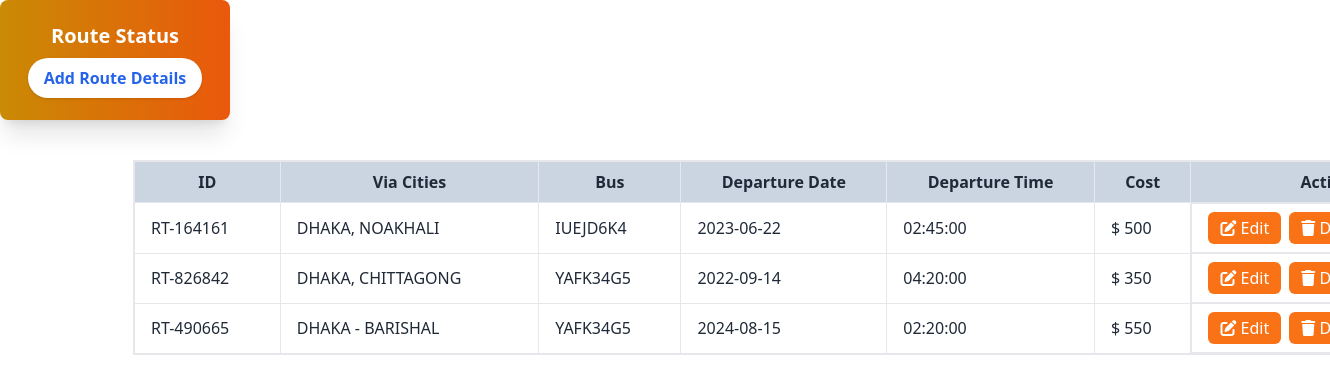
The page /AdminPanle/pages/routes.php on the database as committed earlier.
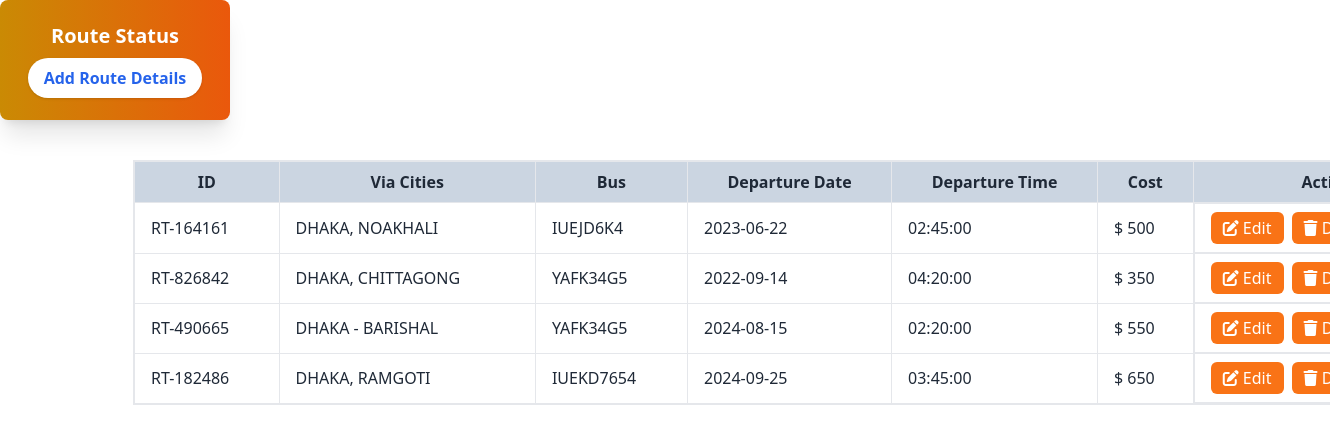
The same page on the database as committed later.
### tables this page shows
CREATE TABLE `routes` (
  `id` int(100) NOT NULL,
  `route_id` varchar(255) NOT NULL,
  `bus_no` varchar(255) NOT NULL,
  `route_cities` varchar(255) NOT NULL,
  `route_dep_date` date NOT NULL,
  `route_dep_time` time NOT NULL,
  `route_step_cost` int(100) NOT NULL,
  `route_created` datetime NOT NULL DEFAULT current_timestamp()
);

### AdminPanle/pages/routes.php (the view, shortened to what this page needs)
<?php
$conn = mysqli_connect("localhost", "root", "", "shohoz_bus");
$sql = "SELECT * FROM routes";
$result = $conn->query($sql);
?>
<!DOCTYPE html>
<html lang="en">
<head>
    <link href="https://cdn.jsdelivr.net/npm/daisyui@4.12.14/dist/full.min.css" rel="stylesheet" type="text/css" />
    <link href="https://cdn.jsdelivr.net/npm/flowbite@2.5.2/dist/flowbite.min.css" rel="stylesheet" />
    <script src="https://cdn.tailwindcss.com"></script>
</head>
<body>
    <section>
        <div>
            <div class="bg-gradient-to-r from-yellow-600 to-orange-600 w-[230px] h-[120px] shadow-xl rounded-lg flex flex-col items-center justify-center p-4 text-white">
                <h2 class="font-semibold text-xl">Route Status</h2>
                <button id="openAddRoute" class="mt-2 font-semibold px-4 py-2 bg-white text-blue-600 rounded-full shadow hover:bg-gray-100">Add Route Details</button>
            </div>
        </div>
        <div class="overflow-x-auto mt-10 ml-[10%] w-full mb-6">
            <table class="min-w-full border-2 border-gray-200 table-auto border-collapse">
                <thead>
                    <tr class="bg-slate-300">
                        <th class="px-4 py-2 border">ID</th>
                        <th class="px-4 py-2 border">Via Cities</th>
                        <th class="px-4 py-2 border">Bus</th>
                        <th class="px-4 py-2 border">Departure Date</th>
                        <th class="px-4 py-2 border">Departure Time</th>
                        <th class="px-4 py-2 border">Cost</th>
                        <th class="px-4 py-2 border">Action</th>
                    </tr>
                </thead>
                <tbody>
                <?php
                    if ($result->num_rows > 0) {
                        while ($row = $result->fetch_assoc()) {
                            echo "<tr class = 'hover:bg-slate-300'>
                                <td class='border px-4 py-2'>{$row['route_id']}</td>
                                <td class='border px-4 py-2'>{$row['route_cities']}</td>
                                <td class='border px-4 py-2'>{$row['bus_no']}</td>
                                <td class='border px-4 py-2'>{$row['route_dep_date']}</td>
                                <td class='border px-4 py-2'>{$row['route_dep_time']}</td>
                                <td class='border px-4 py-2'>$ {$row['route_step_cost']}</td>
                                <td class='px-4 flex gap-2 py-2 border text-center'>
                                    <button id='editButton' class='text-white rounded-md px-3 py-1 bg-orange-500'
                                        data-id='{$row['route_id']}'
                                        data-cities='{$row['route_cities']}'
                                        data-bus='{$row['bus_no']}'
                                        data-date='{$row['route_dep_date']}'
                                        data-time='{$row['route_dep_time']}'
                                        data-cost='{$row['route_step_cost']}'
                                    >
                                        <i class='fas fa-edit'></i> Edit
                                    </button>
                                    <a href='dashboard.php?pages=routes&deleteId={$row['id']}' data-tip='Delete Routes' id='deleteButton' class='text-white rounded-md px-3 py-1 bg-orange-500'>
                                        <i class='fas fa-trash'></i> Delete
                                    </a>
                                </td>
                            </tr>";
                        }
                    } else {
                        echo "<tr><td colspan='6' class='text-center py-4'>No routes found.</td></tr>";
                    }
                    ?>
                </tbody>
            </table>
        </div>
    </section>
</body>
</html>

Rows that differ between the two databases and show on the page:
added routes: route "RT-182486", route_cities "DHAKA, RAMGOTI", bus_no "IUEKD7654", route_dep_date "2024-09-25", route_dep_time "03:45:00", route_step_cost "650"
